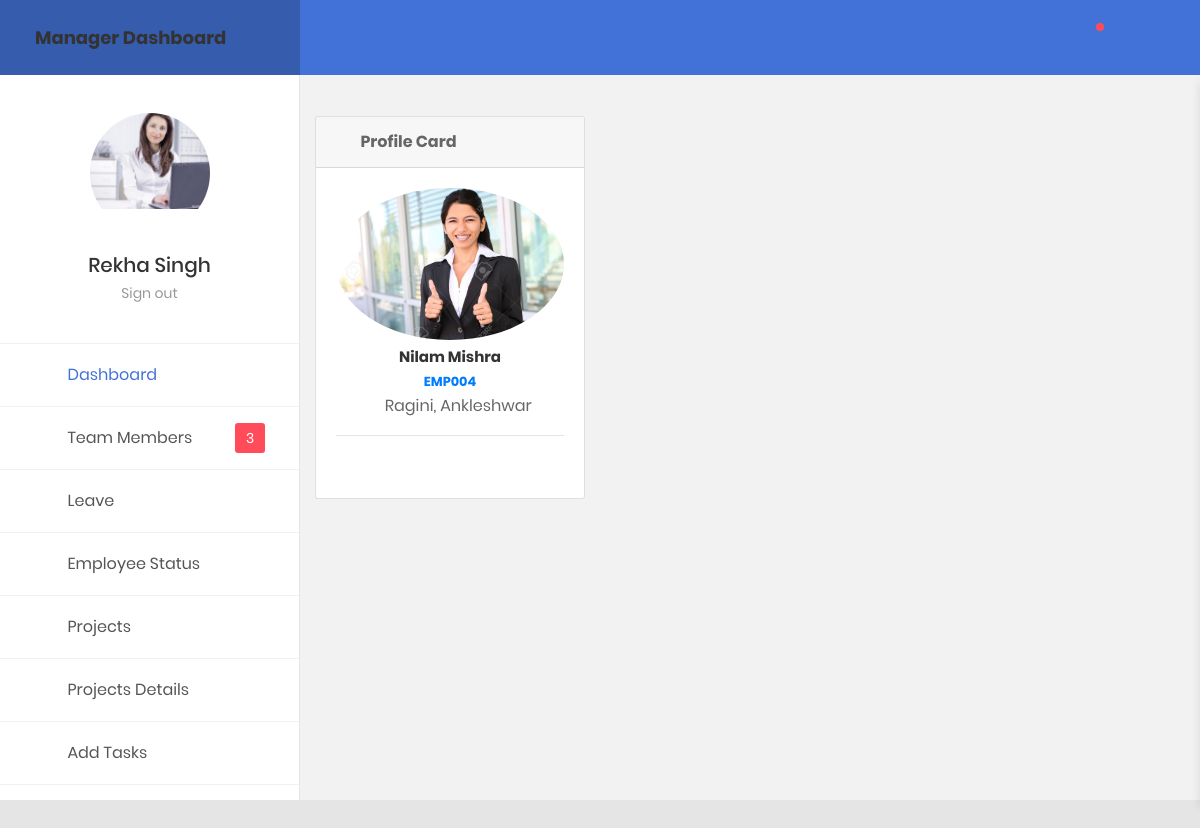
/managerDashboard/teamMembers (signed in), run on the app's committed database.
### EMS/models.py (models this page shows, shortened)
class Manager(models.Model):
    fname = models.CharField(max_length=20)
    lname = models.CharField(max_length=20)
    contact = models.IntegerField()
    gender = models.CharField(max_length=20)
    dob=models.DateField()
    address=models.CharField(max_length=30)
    state=models.CharField(max_length=20)
    bloodGroup=models.CharField(max_length=20)
    joinDate=models.DateField(null=True)
    salary = models.IntegerField(null=True, default=30000)
    leave = models.IntegerField(null=True, default=14)
    qualification=models.CharField(max_length=30)
    activation_Date = models.DateTimeField(null=True)
    deactivation_Date = models.DateTimeField(null=True)
    account = models.CharField(max_length=20, default="Deactive")
    emailId=models.EmailField()
    password=models.CharField(max_length=20)
    about = models.CharField(max_length=40, null=True)
    managerCode = models.CharField(primary_key=True, editable=False, max_length=10, unique=True, default="None")
    image = models.ImageField(upload_to='images/', null=True)
    resume = models.FileField(upload_to='documents',null=True)

class Employee(models.Model):
    fname = models.CharField(max_length=20)
    lname = models.CharField(max_length=20)
    contact = models.IntegerField()
    gender = models.CharField(max_length=20)
    dob=models.DateField()
    address=models.CharField(max_length=30)
    state=models.CharField(max_length=20)
    bloodGroup=models.CharField(max_length=20)
    managerName=models.CharField(max_length=30,null=True)
    managerId = models.CharField(max_length=20, null=True)
    joinDate=models.DateField(null=True)
    salary=models.IntegerField(null=True, default=30000)
    leave=models.IntegerField(null=True, default=14)
    qualification=models.CharField(max_length=30)
    activation_Date = models.DateTimeField(null=True)
    deactivation_Date = models.DateTimeField(null=True)
    account = models.CharField(max_length=20, default="Deactive")
    emailId=models.EmailField()
    password=models.CharField(max_length=20)
    resume = models.FileField(upload_to='documents', null=True)
    about = models.CharField(max_length=40, null=True)
    image =models.ImageField(upload_to='images/', null=True)
    empCode = models.CharField(primary_key=True, editable=False, max_length=10, unique=True,default="None")

### EMS/views.py (the view)
# urls.py: path('managerDashboard/teamMembers', views.managerTeam, name="teamMembers"),
def managerTeam(request):
    if request.session.has_key('mngid'):
        fname = request.session['managerFname']
        lname = request.session['managerLname']
        managerId = request.session['mngid']
        id = request.session['mngid']
        mngImage = get_object_or_404(Manager, managerCode=id)
        team = Employee.objects.filter(managerId=managerId)
        return render(request, "managerDashboard/teamMembers.html", {'mngImage':mngImage, 'fname': fname, 'lname': lname, 'team':team})
    else:
        return render(request, "managerLogin.html")

### EMS/templates/managerDashboard/teamMembers.html
{% extends 'managerDashboard/base.html' %}
{% load static %}
{% block content %}
  <div class="main-content">
                <div class="section__content section__content--p10">
                    <div class="container">
                          <div class="row">
                              {% if team %}
                                    {% for i in team %}
                            <div class="col-md-4">
                               <div class="card">
                                    <div class="card-header">
                                        <i class="fa fa-user"></i>
                                        <strong class="card-title pl-2">Profile Card</strong>
                                    </div>
                                    <div class="card-body">
                                        <div class="mx-auto d-block">
                                                <img class="rounded-circle mx-auto d-block" src="{{i.image.url}}" alt="Card image cap">
                                            <h5 class="text-sm-center mt-2 mb-1">{{i.fname}} {{i.lname}}</h5>
                                               <h6 class="text-sm-center mt-2 mb-1"><a href="{% url 'viewEmployee' pk=i.empCode %}">{{i.empCode}}</a></h6>
                                            <div class="location text-sm-center">
                                                <i class="fa fa-map-marker"></i> {{i.address}}
                                            </div>
                                        </div>
                                        <hr>
                                        <div class="card-text text-sm-center">
                                            <a href="#">
                                                <i class="fa fa-facebook pr-1"></i>
                                            </a>
                                            <a href="#">
                                                <i class="fa fa-twitter pr-1"></i>
                                            </a>
                                            <a href="#">
                                                <i class="fa fa-linkedin pr-1"></i>
                                            </a>
                                            <a href="#">
                                                <i class="fa fa-pinterest pr-1"></i>
                                            </a>
                                        </div>
                                    </div>
                               </div>
                    </div>
                                       {% endfor %}
                                        {% endif %}
                </div>
                    </div>
                </div>
  </div>
{% endblock %}

### EMS/templates/managerDashboard/base.html (shortened to what this page needs)
{% load static %}
<html lang="en">
<head>
    <link href="{% static 'employeeStatic/css/font-face.css' %}" rel="stylesheet" media="all">
    <link href="{% static 'employeeStatic/vendor/font-awesome-4.7/css/font-awesome.min.css' %}" rel="stylesheet" media="all">
    <link href="{% static 'employeeStatic/vendor/font-awesome-5/css/fontawesome-all.min.css' %}" rel="stylesheet" media="all">
    <link href="{% static 'employeeStatic/vendor/mdi-font/css/material-design-iconic-font.min.css' %}" rel="stylesheet" media="all">
    <link href="{% static 'employeeStatic/vendor/bootstrap-4.1/bootstrap.min.css' %}" rel="stylesheet" media="all">
    <link href="{% static 'employeeStatic/vendor/animsition/animsition.min.css' %}" rel="stylesheet" media="all">
    <link href="{% static 'employeeStatic/vendor/bootstrap-progressbar/bootstrap-progressbar-3.3.4.min.css' %}" rel="stylesheet" media="all">
    <link href="{% static 'employeeStatic/vendor/wow/animate.css' %}" rel="stylesheet" media="all">
    <link href="{% static 'employeeStatic/vendor/css-hamburgers/hamburgers.min.css' %}" rel="stylesheet" media="all">
    <link href="{% static 'employeeStatic/vendor/slick/slick.css' %}" rel="stylesheet" media="all">
    <link href="{% static 'employeeStatic/vendor/select2/select2.min.css' %}" rel="stylesheet" media="all">
    <link href="{% static 'employeeStatic/vendor/perfect-scrollbar/perfect-scrollbar.css' %}" rel="stylesheet" media="all">
    <link href="{% static 'employeeStatic/vendor/vector-map/jqvmap.min.css' %}" rel="stylesheet" media="all">
    <link href="{% static 'employeeStatic/css/theme.css' %}" rel="stylesheet" media="all">
</head>
<body class="animsition">
    <div class="page-wrapper">
        <aside class="menu-sidebar2">
            <div class="logo">
                <a href="#">
                    <h4>Manager Dashboard</h4>
                </a>
            </div>
            <div class="menu-sidebar2__content js-scrollbar1">
                <div class="account2">
                    <div class="image img-cir img-120">
                        <img src="{{mngImage.image.url}}" alt="John Doe" />
                    </div>
                    <h4 class="name">{{fname}} {{lname}}</h4>
                    <a href="{% url 'logOutManager' %}">Sign out</a>
                </div>
                <nav class="navbar-sidebar2">
                    <ul class="list-unstyled navbar__list">
                        <li class="active has-sub">
                            <a class="js-arrow" href="{% url 'managerDashboard' %}">
                                <i class="fas fa-tachometer-alt"></i>Dashboard
                            </a>
                        </li>
                        <li>
                            <a href="{% url 'teamMembers' %}">
                                <i class="fas fa-male"></i>Team Members</a>
                            <span class="inbox-num">3</span>
                        </li>
                        <li class="has-sub">
                            <a class="js-arrow" href="#">
                                <i class="fas fa-copy"></i>Leave
                                <span class="arrow">
                                    <i class="fas fa-angle-down"></i>
                                </span>
                            </a>
                        </li>
                        <li>
                            <a href="{% url 'employeeWorkStatus' %}">
                                <i class="fas fa-users"></i>Employee Status</a>
                        </li>
                        <li>
                                <a href="{% url 'projects' %}">
                                    <i class="fas fa-book"></i>Projects</a>
                        </li>
                        <li>
                                <a href="{% url 'projectDetails' %}">
                                    <i class="fas fa-table"></i>Projects Details</a>
                        </li>
                        <li>
                                <a href="{% url 'viewTasks' %}">
                                    <i class="fas fa-pencil-square"></i>Add Tasks</a>
                        </li>
                        <li>
                                <a href="{% url 'teamAttendance' %}">
                                    Attendance</a>
                        </li>
                    </ul>
                </nav>
            </div>
        </aside>
        <div class="page-container2">
            <header class="header-desktop2">
                <div class="section__content section__content--p30">
                    <div class="container-fluid">
                        <div class="header-wrap2">
                            <div class="header-button2">
                                <div class="header-button-item js-item-menu">
                                    <i class="zmdi zmdi-search"></i>
                                </div>
                                <div class="header-button-item has-noti js-item-menu">
                                    <i class="zmdi zmdi-notifications"></i>
                                </div>
                                <div class="header-button-item mr-0 js-sidebar-btn">
                                    <i class="zmdi zmdi-menu"></i>
                                </div>
                            </div>
                        </div>
                    </div>
                </div>
            </header>
        {% block content %}
        {% endblock%}
</body>
</html>

### data on the page
Manager: image (picture), fname "Rekha", lname "Singh"
Employee: image (picture), fname "Nilam", lname "Mishra", empCode "EMP004", address "Ragini, Ankleshwar"
